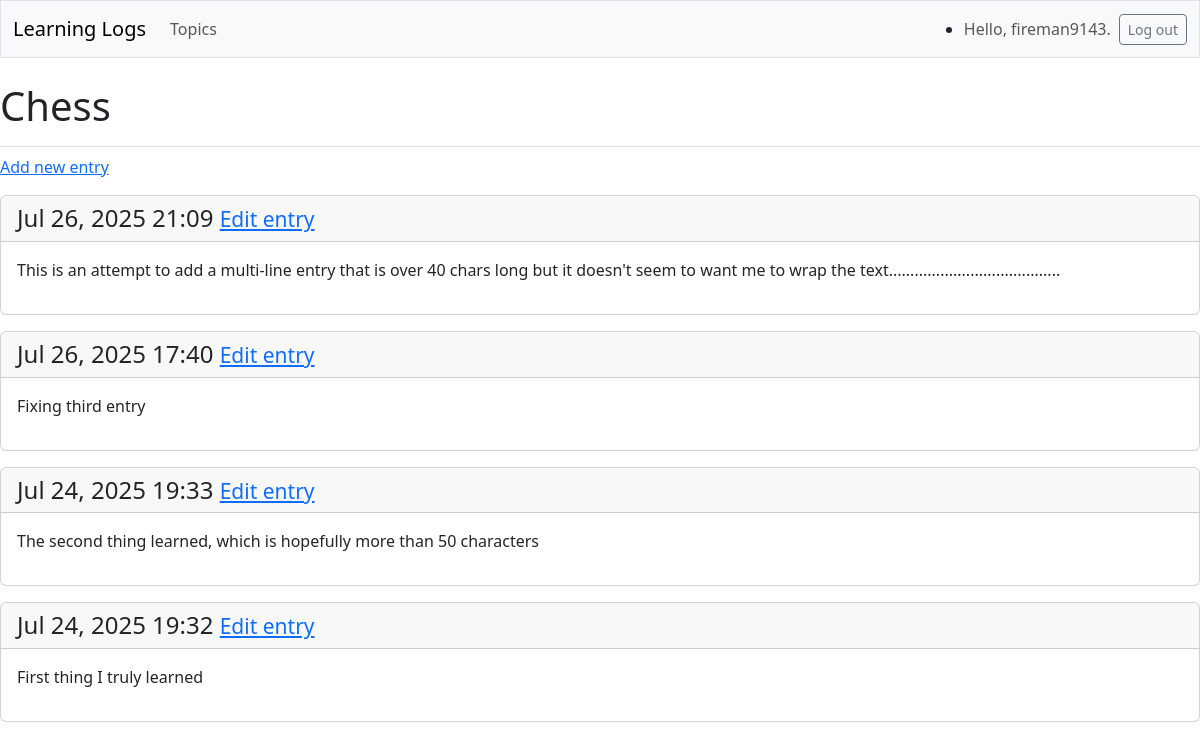
The page /topics/1/ (signed in) on the database its author committed.
### learning_logs/models.py (models this page shows, shortened)
class Topic(models.Model):
    text = models.CharField(max_length=200)
    date_added = models.DateTimeField(auto_now_add=True)
    owner = models.ForeignKey(User, on_delete=models.CASCADE)

class Entry(models.Model):
    topic = models.ForeignKey(Topic, on_delete=models.CASCADE)
    text = models.TextField()
    date_added = models.DateTimeField(auto_now_add=True)
    class Meta:
        verbose_name_plural = 'entries'

### learning_logs/views.py (the view)
# urls.py: path('topics/<int:topic_id>/', views.topic, name='topic'),
@login_required
def topic(request, topic_id):
    topic = Topic.objects.get(id=topic_id)
    if topic.owner != request.user:
        raise Http404
    entries = topic.entry_set.order_by('-date_added')
    context = {'topic':topic, 'entries':entries}
    return render(request, 'learning_logs/topic.html', context)

### learning_logs/templates/learning_logs/topic.html
{% extends 'learning_logs/base.html' %}
{% block page_header %}
    <h1>{{topic.text}}</h1>
{% endblock page_header %}
{% block content %}
<p>
    <a href="{% url 'learning_logs:new_entry' topic.id %}">Add new entry</a>
</p>
{% for entry in entries %}
<div class="card mb-3">
    <h4 class="card-header">
        {{entry.date_added | date:'M d, Y H:i'}}
        <small><a href="{% url 'learning_logs:edit_entry' entry.id%}">Edit entry</a></small>
    </h4>
    <div class="card-body">{{entry.text | linebreaks}}</div>
</div>
{%empty%}
<p>There are no entries for this topic</p>
{% endfor %}
{% endblock content %}

### learning_logs/templates/learning_logs/base.html (shortened to what this page needs)
<!DOCTYPE html>
<html lang="en">
    <head>
        {% load django_bootstrap5 %}
        {% bootstrap_css %}
    </head>
    <body>
        <nav class="navbar navbar-expand-md navbar-light bg-light mb-4 border">
            <div class="container-fluid">
                <a class="navbar-brand" href="{% url 'learning_logs:index' %}">Learning Logs</a>
                <div class="collapse navbar-collapse" id="navbarCollapse">
                    <ul class="navbar-nav me-auto mb-2 mb-md-0">
                        <li class="nav-item">
                            <a class="nav-link" href="{% url 'learning_logs:topics' %}">Topics</a>
                        </li>
                    </ul>
                    <ul class="navbar.nav ms-auto mb-2 mb-md-0">
                        {% if user.is_authenticated %}
                        <li class="nav-item">
                            <span class="navbar-text me-2">Hello, {{user.username}}.</span></li>
                            {% else %}
                            <li class="nav-item">
                                <a class="nav-link" href="{% url 'accounts:register' %}">Register</a></li>
                            <li class="nav-item">
                                <a class="nav-link" href="{% url 'accounts:login' %}">Log in</a></li>
                            {% endif %}
                    </ul>
                    {% if user.is_authenticated %}
                        <form action="{% url 'accounts:logout' %}" method="post">
                        <button name="submit" class="btn btn-outline-secondary btn-sm">Log out</button>
                        </form>
                    {% endif %}
                </div>
            </div>
        </nav>
        <main class="conatiner">
            <div class="pb-2 mb-2 border-bottom">
                {% block page_header %}{% endblock page_header %}
            </div>
        <div>{% block content %}{% endblock content %}</div>
        </main>
    </body>
</html>

### rows shown on the page
Topic: text "Chess"
Entry: date_added "Jul 26, 2025 21:09", text "This is an attempt to add a multi-line entry that is over 40 chars long but it doesn't seem to want me to wrap the text........................................"
Entry: date_added "Jul 26, 2025 17:40", text "Fixing third entry"
Entry: date_added "Jul 24, 2025 19:33", text "The second thing learned, which is hopefully more than 50 characters"
Entry: date_added "Jul 24, 2025 19:32", text "First thing I truly learned"

### other values the page prints
{{ user.username }} "fireman9143"
